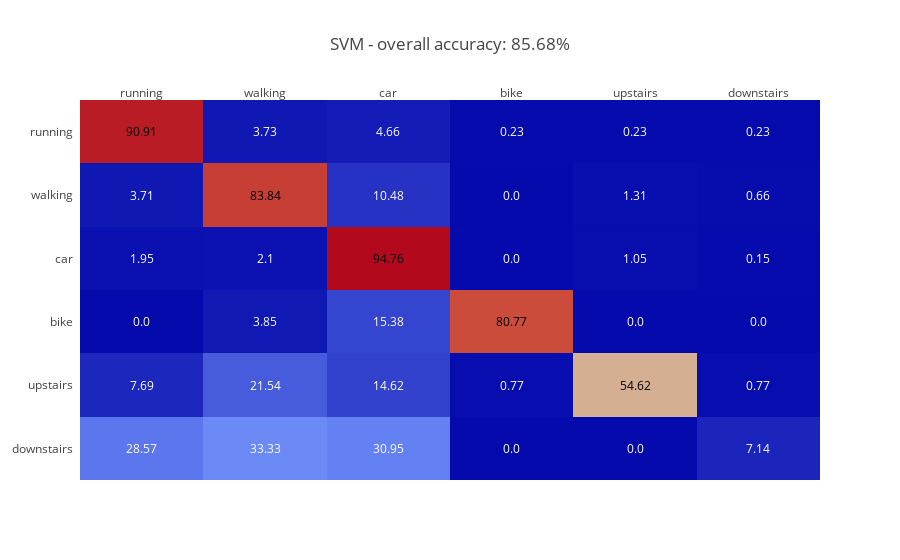
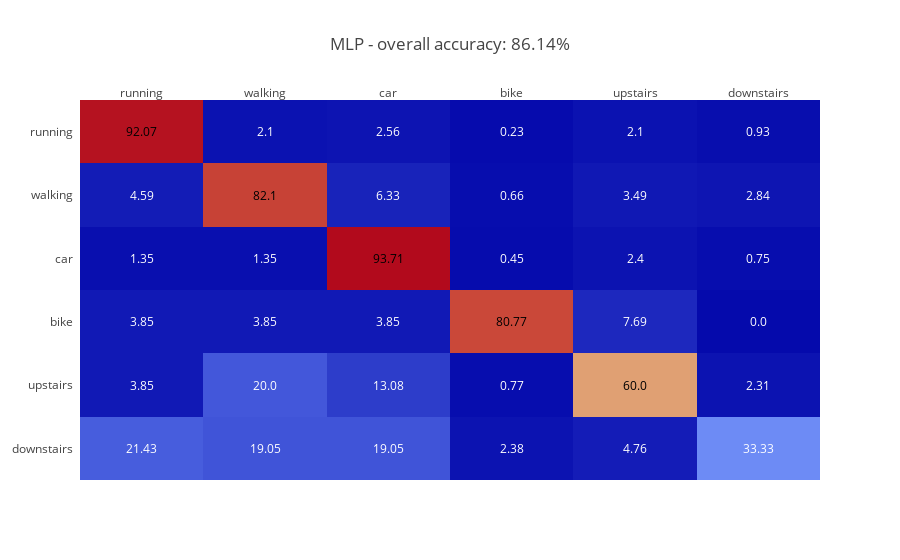
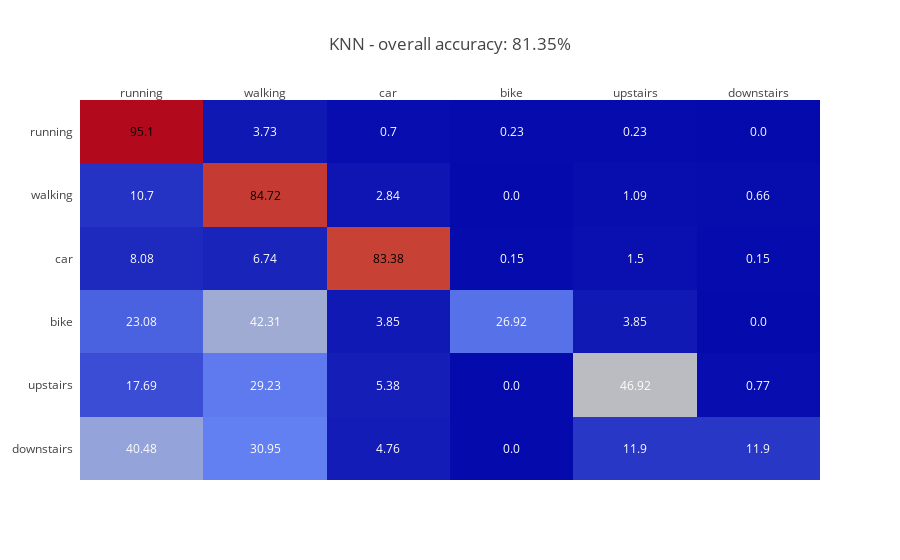
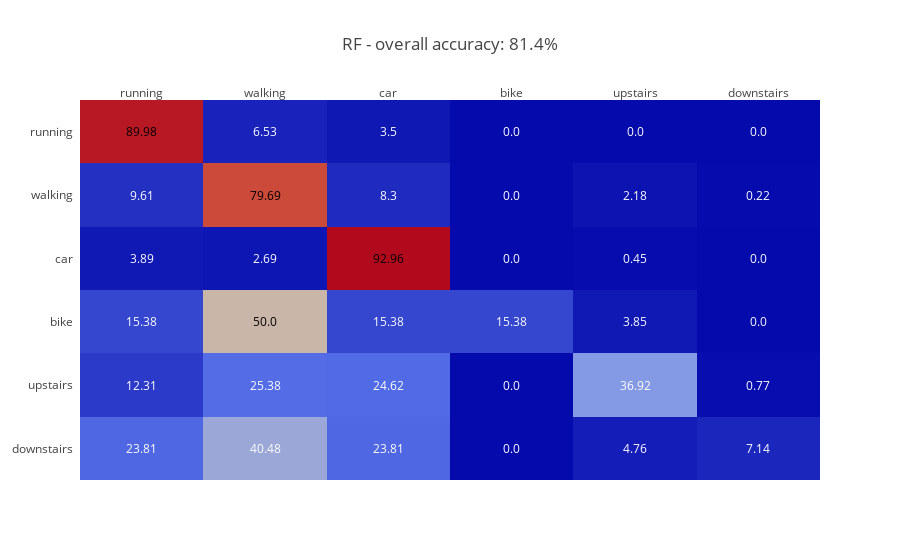

The cell these charts' notebook holds for them, in order:
### Code cell
# Każdy klasyfikator uczymy i testujemy, a następnie rysujemy heatmap z wynikami
for clsf in classifiers:
    # Uczenie klasyfikatora
    clsf["cls"].fit(X, y)
    # Sprawdzenie dla danych testowych
    predictions = clsf["cls"].predict(X_test)
    # Zapis wyniku
    acc = accuracy_score(y_test, predictions)
    
    # Znormalizowana macierz
    c_matrix = confusion_matrix(y_test, predictions, labels = [11,22,33,44,55,66])
    c_matrix = c_matrix.astype('float') / c_matrix.sum(axis=1)[:, np.newaxis]
    c_matrix = c_matrix*100.0
    c_matrix = c_matrix.round(2)
    
    # Tytuły wykresów
    title = clsf["name"] + " - overall accuracy: " + str(round(acc*100,2)) + "%"
    labels = ["running", "walking", "car", "bike", "upstairs", "downstairs"]
    
    fig = ff.create_annotated_heatmap(z=c_matrix, x=labels, y=labels)
    fig.layout.update({"title": title})
    
    fig.layout.update({"yaxis":dict(autorange='reversed')})
    
    iplot(fig)

### Figure 1 — Plotly figure (JSON) as saved in the notebook; plotly's stock layout.template omitted (floating-point values rounded to 4 significant figures)
{"data": [{"colorscale": "RdBu", "showscale": false, "type": "heatmap", "x": ["running", "walking", "car", "bike", "upstairs", "downstairs"], "y": ["running", "walking", "car", "bike", "upstairs", "downstairs"], "z": [[90.91, 3.73, 4.66, 0.23, 0.23, 0.23], [3.71, 83.84, 10.48, 0, 1.31, 0.66], [1.95, 2.1, 94.76, 0, 1.05, 0.15], [0, 3.85, 15.38, 80.77, 0, 0], [7.69, 21.54, 14.62, 0.77, 54.62, 0.77], [28.57, 33.33, 30.95, 0, 0, 7.14]]}], "layout": {"annotations": [{"font": {"color": "#000000"}, "showarrow": false, "text": "90.91", "x": "running", "xref": "x1", "y": "running", "yref": "y1"}, {"font": {"color": "#FFFFFF"}, "showarrow": false, "text": "3.73", "x": "walking", "xref": "x1", "y": "running", "yref": "y1"}, {"font": {"color": "#FFFFFF"}, "showarrow": false, "text": "4.66", "x": "car", "xref": "x1", "y": "running", "yref": "y1"}, {"font": {"color": "#FFFFFF"}, "showarrow": false, "text": "0.23", "x": "bike", "xref": "x1", "y": "running", "yref": "y1"}, {"font": {"color": "#FFFFFF"}, "showarrow": false, "text": "0.23", "x": "upstairs", "xref": "x1", "y": "running", "yref": "y1"}, {"font": {"color": "#FFFFFF"}, "showarrow": false, "text": "0.23", "x": "downstairs", "xref": "x1", "y": "running", "yref": "y1"}, {"font": {"color": "#FFFFFF"}, "showarrow": false, "text": "3.71", "x": "running", "xref": "x1", "y": "walking", "yref": "y1"}, {"font": {"color": "#000000"}, "showarrow": false, "text": "83.84", "x": "walking", "xref": "x1", "y": "walking", "yref": "y1"}, {"font": {"color": "#FFFFFF"}, "showarrow": false, "text": "10.48", "x": "car", "xref": "x1", "y": "walking", "yref": "y1"}, {"font": {"color": "#FFFFFF"}, "showarrow": false, "text": "0.0", "x": "bike", "xref": "x1", "y": "walking", "yref": "y1"}, {"font": {"color": "#FFFFFF"}, "showarrow": false, "text": "1.31", "x": "upstairs", "xref": "x1", "y": "walking", "yref": "y1"}, {"font": {"color": "#FFFFFF"}, "showarrow": false, "text": "0.66", "x": "downstairs", "xref": "x1", "y": "walking", "yref": "y1"}, {"font": {"color": "#FFFFFF"}, "showarrow": false, "text": "1.95", "x": "running", "xref": "x1", "y": "car", "yref": "y1"}, {"font": {"color": "#FFFFFF"}, "showarrow": false, "text": "2.1", "x": "walking", "xref": "x1", "y": "car", "yref": "y1"}, {"font": {"color": "#000000"}, "showarrow": false, "text": "94.76", "x": "car", "xref": "x1", "y": "car", "yref": "y1"}, {"font": {"color": "#FFFFFF"}, "showarrow": false, "text": "0.0", "x": "bike", "xref": "x1", "y": "car", "yref": "y1"}, {"font": {"color": "#FFFFFF"}, "showarrow": false, "text": "1.05", "x": "upstairs", "xref": "x1", "y": "car", "yref": "y1"}, {"font": {"color": "#FFFFFF"}, "showarrow": false, "text": "0.15", "x": "downstairs", "xref": "x1", "y": "car", "yref": "y1"}, {"font": {"color": "#FFFFFF"}, "showarrow": false, "text": "0.0", "x": "running", "xref": "x1", "y": "bike", "yref": "y1"}, {"font": {"color": "#FFFFFF"}, "showarrow": false, "text": "3.85", "x": "walking", "xref": "x1", "y": "bike", "yref": "y1"}, {"font": {"color": "#FFFFFF"}, "showarrow": false, "text": "15.38", "x": "car", "xref": "x1", "y": "bike", "yref": "y1"}, {"font": {"color": "#000000"}, "showarrow": false, "text": "80.77", "x": "bike", "xref": "x1", "y": "bike", "yref": "y1"}, {"font": {"color": "#FFFFFF"}, "showarrow": false, "text": "0.0", "x": "upstairs", "xref": "x1", "y": "bike", "yref": "y1"}, {"font": {"color": "#FFFFFF"}, "showarrow": false, "text": "0.0", "x": "downstairs", "xref": "x1", "y": "bike", "yref": "y1"}, {"font": {"color": "#FFFFFF"}, "showarrow": false, "text": "7.69", "x": "running", "xref": "x1", "y": "upstairs", "yref": "y1"}, {"font": {"color": "#FFFFFF"}, "showarrow": false, "text": "21.54", "x": "walking", "xref": "x1", "y": "upstairs", "yref": "y1"}, {"font": {"color": "#FFFFFF"}, "showarrow": false, "text": "14.62", "x": "car", "xref": "x1", "y": "upstairs", "yref": "y1"}, {"font": {"color": "#FFFFFF"}, "showarrow": false, "text": "0.77", "x": "bike", "xref": "x1", "y": "upstairs", "yref": "y1"}, {"font": {"color": "#000000"}, "showarrow": false, "text": "54.62", "x": "upstairs", "xref": "x1", "y": "upstairs", "yref": "y1"}, {"font": {"color": "#FFFFFF"}, "showarrow": false, "text": "0.77", "x": "downstairs", "xref": "x1", "y": "upstairs", "yref": "y1"}, {"font": {"color": "#FFFFFF"}, "showarrow": false, "text": "28.57", "x": "running", "xref": "x1", "y": "downstairs", "yref": "y1"}, {"font": {"color": "#FFFFFF"}, "showarrow": false, "text": "33.33", "x": "walking", "xref": "x1", "y": "downstairs", "yref": "y1"}, {"font": {"color": "#FFFFFF"}, "showarrow": false, "text": "30.95", "x": "car", "xref": "x1", "y": "downstairs", "yref": "y1"}, {"font": {"color": "#FFFFFF"}, "showarrow": false, "text": "0.0", "x": "bike", "xref": "x1", "y": "downstairs", "yref": "y1"}, {"font": {"color": "#FFFFFF"}, "showarrow": false, "text": "0.0", "x": "upstairs", "xref": "x1", "y": "downstairs", "yref": "y1"}, {"font": {"color": "#FFFFFF"}, "showarrow": false, "text": "7.14", "x": "downstairs", "xref": "x1", "y": "downstairs", "yref": "y1"}], "title": "SVM - overall accuracy: 85.68%", "xaxis": {"dtick": 1, "gridcolor": "rgb(0, 0, 0)", "side": "top", "ticks": ""}, "yaxis": {"autorange": "reversed", "dtick": 1, "ticks": "", "ticksuffix": "  "}}}

### Figure 2 — Plotly figure (JSON) as saved in the notebook; plotly's stock layout.template omitted (floating-point values rounded to 4 significant figures)
{"data": [{"colorscale": "RdBu", "showscale": false, "type": "heatmap", "x": ["running", "walking", "car", "bike", "upstairs", "downstairs"], "y": ["running", "walking", "car", "bike", "upstairs", "downstairs"], "z": [[92.07, 2.1, 2.56, 0.23, 2.1, 0.93], [4.59, 82.1, 6.33, 0.66, 3.49, 2.84], [1.35, 1.35, 93.71, 0.45, 2.4, 0.75], [3.85, 3.85, 3.85, 80.77, 7.69, 0], [3.85, 20, 13.08, 0.77, 60, 2.31], [21.43, 19.05, 19.05, 2.38, 4.76, 33.33]]}], "layout": {"annotations": [{"font": {"color": "#000000"}, "showarrow": false, "text": "92.07", "x": "running", "xref": "x1", "y": "running", "yref": "y1"}, {"font": {"color": "#FFFFFF"}, "showarrow": false, "text": "2.1", "x": "walking", "xref": "x1", "y": "running", "yref": "y1"}, {"font": {"color": "#FFFFFF"}, "showarrow": false, "text": "2.56", "x": "car", "xref": "x1", "y": "running", "yref": "y1"}, {"font": {"color": "#FFFFFF"}, "showarrow": false, "text": "0.23", "x": "bike", "xref": "x1", "y": "running", "yref": "y1"}, {"font": {"color": "#FFFFFF"}, "showarrow": false, "text": "2.1", "x": "upstairs", "xref": "x1", "y": "running", "yref": "y1"}, {"font": {"color": "#FFFFFF"}, "showarrow": false, "text": "0.93", "x": "downstairs", "xref": "x1", "y": "running", "yref": "y1"}, {"font": {"color": "#FFFFFF"}, "showarrow": false, "text": "4.59", "x": "running", "xref": "x1", "y": "walking", "yref": "y1"}, {"font": {"color": "#000000"}, "showarrow": false, "text": "82.1", "x": "walking", "xref": "x1", "y": "walking", "yref": "y1"}, {"font": {"color": "#FFFFFF"}, "showarrow": false, "text": "6.33", "x": "car", "xref": "x1", "y": "walking", "yref": "y1"}, {"font": {"color": "#FFFFFF"}, "showarrow": false, "text": "0.66", "x": "bike", "xref": "x1", "y": "walking", "yref": "y1"}, {"font": {"color": "#FFFFFF"}, "showarrow": false, "text": "3.49", "x": "upstairs", "xref": "x1", "y": "walking", "yref": "y1"}, {"font": {"color": "#FFFFFF"}, "showarrow": false, "text": "2.84", "x": "downstairs", "xref": "x1", "y": "walking", "yref": "y1"}, {"font": {"color": "#FFFFFF"}, "showarrow": false, "text": "1.35", "x": "running", "xref": "x1", "y": "car", "yref": "y1"}, {"font": {"color": "#FFFFFF"}, "showarrow": false, "text": "1.35", "x": "walking", "xref": "x1", "y": "car", "yref": "y1"}, {"font": {"color": "#000000"}, "showarrow": false, "text": "93.71", "x": "car", "xref": "x1", "y": "car", "yref": "y1"}, {"font": {"color": "#FFFFFF"}, "showarrow": false, "text": "0.45", "x": "bike", "xref": "x1", "y": "car", "yref": "y1"}, {"font": {"color": "#FFFFFF"}, "showarrow": false, "text": "2.4", "x": "upstairs", "xref": "x1", "y": "car", "yref": "y1"}, {"font": {"color": "#FFFFFF"}, "showarrow": false, "text": "0.75", "x": "downstairs", "xref": "x1", "y": "car", "yref": "y1"}, {"font": {"color": "#FFFFFF"}, "showarrow": false, "text": "3.85", "x": "running", "xref": "x1", "y": "bike", "yref": "y1"}, {"font": {"color": "#FFFFFF"}, "showarrow": false, "text": "3.85", "x": "walking", "xref": "x1", "y": "bike", "yref": "y1"}, {"font": {"color": "#FFFFFF"}, "showarrow": false, "text": "3.85", "x": "car", "xref": "x1", "y": "bike", "yref": "y1"}, {"font": {"color": "#000000"}, "showarrow": false, "text": "80.77", "x": "bike", "xref": "x1", "y": "bike", "yref": "y1"}, {"font": {"color": "#FFFFFF"}, "showarrow": false, "text": "7.69", "x": "upstairs", "xref": "x1", "y": "bike", "yref": "y1"}, {"font": {"color": "#FFFFFF"}, "showarrow": false, "text": "0.0", "x": "downstairs", "xref": "x1", "y": "bike", "yref": "y1"}, {"font": {"color": "#FFFFFF"}, "showarrow": false, "text": "3.85", "x": "running", "xref": "x1", "y": "upstairs", "yref": "y1"}, {"font": {"color": "#FFFFFF"}, "showarrow": false, "text": "20.0", "x": "walking", "xref": "x1", "y": "upstairs", "yref": "y1"}, {"font": {"color": "#FFFFFF"}, "showarrow": false, "text": "13.08", "x": "car", "xref": "x1", "y": "upstairs", "yref": "y1"}, {"font": {"color": "#FFFFFF"}, "showarrow": false, "text": "0.77", "x": "bike", "xref": "x1", "y": "upstairs", "yref": "y1"}, {"font": {"color": "#000000"}, "showarrow": false, "text": "60.0", "x": "upstairs", "xref": "x1", "y": "upstairs", "yref": "y1"}, {"font": {"color": "#FFFFFF"}, "showarrow": false, "text": "2.31", "x": "downstairs", "xref": "x1", "y": "upstairs", "yref": "y1"}, {"font": {"color": "#FFFFFF"}, "showarrow": false, "text": "21.43", "x": "running", "xref": "x1", "y": "downstairs", "yref": "y1"}, {"font": {"color": "#FFFFFF"}, "showarrow": false, "text": "19.05", "x": "walking", "xref": "x1", "y": "downstairs", "yref": "y1"}, {"font": {"color": "#FFFFFF"}, "showarrow": false, "text": "19.05", "x": "car", "xref": "x1", "y": "downstairs", "yref": "y1"}, {"font": {"color": "#FFFFFF"}, "showarrow": false, "text": "2.38", "x": "bike", "xref": "x1", "y": "downstairs", "yref": "y1"}, {"font": {"color": "#FFFFFF"}, "showarrow": false, "text": "4.76", "x": "upstairs", "xref": "x1", "y": "downstairs", "yref": "y1"}, {"font": {"color": "#FFFFFF"}, "showarrow": false, "text": "33.33", "x": "downstairs", "xref": "x1", "y": "downstairs", "yref": "y1"}], "title": "MLP - overall accuracy: 86.14%", "xaxis": {"dtick": 1, "gridcolor": "rgb(0, 0, 0)", "side": "top", "ticks": ""}, "yaxis": {"autorange": "reversed", "dtick": 1, "ticks": "", "ticksuffix": "  "}}}

### Figure 3 — Plotly figure (JSON) as saved in the notebook; plotly's stock layout.template omitted (floating-point values rounded to 4 significant figures)
{"data": [{"colorscale": "RdBu", "showscale": false, "type": "heatmap", "x": ["running", "walking", "car", "bike", "upstairs", "downstairs"], "y": ["running", "walking", "car", "bike", "upstairs", "downstairs"], "z": [[95.1, 3.73, 0.7, 0.23, 0.23, 0], [10.7, 84.72, 2.84, 0, 1.09, 0.66], [8.08, 6.74, 83.38, 0.15, 1.5, 0.15], [23.08, 42.31, 3.85, 26.92, 3.85, 0], [17.69, 29.23, 5.38, 0, 46.92, 0.77], [40.48, 30.95, 4.76, 0, 11.9, 11.9]]}], "layout": {"annotations": [{"font": {"color": "#000000"}, "showarrow": false, "text": "95.1", "x": "running", "xref": "x1", "y": "running", "yref": "y1"}, {"font": {"color": "#FFFFFF"}, "showarrow": false, "text": "3.73", "x": "walking", "xref": "x1", "y": "running", "yref": "y1"}, {"font": {"color": "#FFFFFF"}, "showarrow": false, "text": "0.7", "x": "car", "xref": "x1", "y": "running", "yref": "y1"}, {"font": {"color": "#FFFFFF"}, "showarrow": false, "text": "0.23", "x": "bike", "xref": "x1", "y": "running", "yref": "y1"}, {"font": {"color": "#FFFFFF"}, "showarrow": false, "text": "0.23", "x": "upstairs", "xref": "x1", "y": "running", "yref": "y1"}, {"font": {"color": "#FFFFFF"}, "showarrow": false, "text": "0.0", "x": "downstairs", "xref": "x1", "y": "running", "yref": "y1"}, {"font": {"color": "#FFFFFF"}, "showarrow": false, "text": "10.7", "x": "running", "xref": "x1", "y": "walking", "yref": "y1"}, {"font": {"color": "#000000"}, "showarrow": false, "text": "84.72", "x": "walking", "xref": "x1", "y": "walking", "yref": "y1"}, {"font": {"color": "#FFFFFF"}, "showarrow": false, "text": "2.84", "x": "car", "xref": "x1", "y": "walking", "yref": "y1"}, {"font": {"color": "#FFFFFF"}, "showarrow": false, "text": "0.0", "x": "bike", "xref": "x1", "y": "walking", "yref": "y1"}, {"font": {"color": "#FFFFFF"}, "showarrow": false, "text": "1.09", "x": "upstairs", "xref": "x1", "y": "walking", "yref": "y1"}, {"font": {"color": "#FFFFFF"}, "showarrow": false, "text": "0.66", "x": "downstairs", "xref": "x1", "y": "walking", "yref": "y1"}, {"font": {"color": "#FFFFFF"}, "showarrow": false, "text": "8.08", "x": "running", "xref": "x1", "y": "car", "yref": "y1"}, {"font": {"color": "#FFFFFF"}, "showarrow": false, "text": "6.74", "x": "walking", "xref": "x1", "y": "car", "yref": "y1"}, {"font": {"color": "#000000"}, "showarrow": false, "text": "83.38", "x": "car", "xref": "x1", "y": "car", "yref": "y1"}, {"font": {"color": "#FFFFFF"}, "showarrow": false, "text": "0.15", "x": "bike", "xref": "x1", "y": "car", "yref": "y1"}, {"font": {"color": "#FFFFFF"}, "showarrow": false, "text": "1.5", "x": "upstairs", "xref": "x1", "y": "car", "yref": "y1"}, {"font": {"color": "#FFFFFF"}, "showarrow": false, "text": "0.15", "x": "downstairs", "xref": "x1", "y": "car", "yref": "y1"}, {"font": {"color": "#FFFFFF"}, "showarrow": false, "text": "23.08", "x": "running", "xref": "x1", "y": "bike", "yref": "y1"}, {"font": {"color": "#FFFFFF"}, "showarrow": false, "text": "42.31", "x": "walking", "xref": "x1", "y": "bike", "yref": "y1"}, {"font": {"color": "#FFFFFF"}, "showarrow": false, "text": "3.85", "x": "car", "xref": "x1", "y": "bike", "yref": "y1"}, {"font": {"color": "#FFFFFF"}, "showarrow": false, "text": "26.92", "x": "bike", "xref": "x1", "y": "bike", "yref": "y1"}, {"font": {"color": "#FFFFFF"}, "showarrow": false, "text": "3.85", "x": "upstairs", "xref": "x1", "y": "bike", "yref": "y1"}, {"font": {"color": "#FFFFFF"}, "showarrow": false, "text": "0.0", "x": "downstairs", "xref": "x1", "y": "bike", "yref": "y1"}, {"font": {"color": "#FFFFFF"}, "showarrow": false, "text": "17.69", "x": "running", "xref": "x1", "y": "upstairs", "yref": "y1"}, {"font": {"color": "#FFFFFF"}, "showarrow": false, "text": "29.23", "x": "walking", "xref": "x1", "y": "upstairs", "yref": "y1"}, {"font": {"color": "#FFFFFF"}, "showarrow": false, "text": "5.38", "x": "car", "xref": "x1", "y": "upstairs", "yref": "y1"}, {"font": {"color": "#FFFFFF"}, "showarrow": false, "text": "0.0", "x": "bike", "xref": "x1", "y": "upstairs", "yref": "y1"}, {"font": {"color": "#FFFFFF"}, "showarrow": false, "text": "46.92", "x": "upstairs", "xref": "x1", "y": "upstairs", "yref": "y1"}, {"font": {"color": "#FFFFFF"}, "showarrow": false, "text": "0.77", "x": "downstairs", "xref": "x1", "y": "upstairs", "yref": "y1"}, {"font": {"color": "#FFFFFF"}, "showarrow": false, "text": "40.48", "x": "running", "xref": "x1", "y": "downstairs", "yref": "y1"}, {"font": {"color": "#FFFFFF"}, "showarrow": false, "text": "30.95", "x": "walking", "xref": "x1", "y": "downstairs", "yref": "y1"}, {"font": {"color": "#FFFFFF"}, "showarrow": false, "text": "4.76", "x": "car", "xref": "x1", "y": "downstairs", "yref": "y1"}, {"font": {"color": "#FFFFFF"}, "showarrow": false, "text": "0.0", "x": "bike", "xref": "x1", "y": "downstairs", "yref": "y1"}, {"font": {"color": "#FFFFFF"}, "showarrow": false, "text": "11.9", "x": "upstairs", "xref": "x1", "y": "downstairs", "yref": "y1"}, {"font": {"color": "#FFFFFF"}, "showarrow": false, "text": "11.9", "x": "downstairs", "xref": "x1", "y": "downstairs", "yref": "y1"}], "title": "KNN - overall accuracy: 81.35%", "xaxis": {"dtick": 1, "gridcolor": "rgb(0, 0, 0)", "side": "top", "ticks": ""}, "yaxis": {"autorange": "reversed", "dtick": 1, "ticks": "", "ticksuffix": "  "}}}

### Figure 4 — Plotly figure (JSON) as saved in the notebook; plotly's stock layout.template omitted (floating-point values rounded to 4 significant figures)
{"data": [{"colorscale": "RdBu", "showscale": false, "type": "heatmap", "x": ["running", "walking", "car", "bike", "upstairs", "downstairs"], "y": ["running", "walking", "car", "bike", "upstairs", "downstairs"], "z": [[89.98, 6.53, 3.5, 0, 0, 0], [9.61, 79.69, 8.3, 0, 2.18, 0.22], [3.89, 2.69, 92.96, 0, 0.45, 0], [15.38, 50, 15.38, 15.38, 3.85, 0], [12.31, 25.38, 24.62, 0, 36.92, 0.77], [23.81, 40.48, 23.81, 0, 4.76, 7.14]]}], "layout": {"annotations": [{"font": {"color": "#000000"}, "showarrow": false, "text": "89.98", "x": "running", "xref": "x1", "y": "running", "yref": "y1"}, {"font": {"color": "#FFFFFF"}, "showarrow": false, "text": "6.53", "x": "walking", "xref": "x1", "y": "running", "yref": "y1"}, {"font": {"color": "#FFFFFF"}, "showarrow": false, "text": "3.5", "x": "car", "xref": "x1", "y": "running", "yref": "y1"}, {"font": {"color": "#FFFFFF"}, "showarrow": false, "text": "0.0", "x": "bike", "xref": "x1", "y": "running", "yref": "y1"}, {"font": {"color": "#FFFFFF"}, "showarrow": false, "text": "0.0", "x": "upstairs", "xref": "x1", "y": "running", "yref": "y1"}, {"font": {"color": "#FFFFFF"}, "showarrow": false, "text": "0.0", "x": "downstairs", "xref": "x1", "y": "running", "yref": "y1"}, {"font": {"color": "#FFFFFF"}, "showarrow": false, "text": "9.61", "x": "running", "xref": "x1", "y": "walking", "yref": "y1"}, {"font": {"color": "#000000"}, "showarrow": false, "text": "79.69", "x": "walking", "xref": "x1", "y": "walking", "yref": "y1"}, {"font": {"color": "#FFFFFF"}, "showarrow": false, "text": "8.3", "x": "car", "xref": "x1", "y": "walking", "yref": "y1"}, {"font": {"color": "#FFFFFF"}, "showarrow": false, "text": "0.0", "x": "bike", "xref": "x1", "y": "walking", "yref": "y1"}, {"font": {"color": "#FFFFFF"}, "showarrow": false, "text": "2.18", "x": "upstairs", "xref": "x1", "y": "walking", "yref": "y1"}, {"font": {"color": "#FFFFFF"}, "showarrow": false, "text": "0.22", "x": "downstairs", "xref": "x1", "y": "walking", "yref": "y1"}, {"font": {"color": "#FFFFFF"}, "showarrow": false, "text": "3.89", "x": "running", "xref": "x1", "y": "car", "yref": "y1"}, {"font": {"color": "#FFFFFF"}, "showarrow": false, "text": "2.69", "x": "walking", "xref": "x1", "y": "car", "yref": "y1"}, {"font": {"color": "#000000"}, "showarrow": false, "text": "92.96", "x": "car", "xref": "x1", "y": "car", "yref": "y1"}, {"font": {"color": "#FFFFFF"}, "showarrow": false, "text": "0.0", "x": "bike", "xref": "x1", "y": "car", "yref": "y1"}, {"font": {"color": "#FFFFFF"}, "showarrow": false, "text": "0.45", "x": "upstairs", "xref": "x1", "y": "car", "yref": "y1"}, {"font": {"color": "#FFFFFF"}, "showarrow": false, "text": "0.0", "x": "downstairs", "xref": "x1", "y": "car", "yref": "y1"}, {"font": {"color": "#FFFFFF"}, "showarrow": false, "text": "15.38", "x": "running", "xref": "x1", "y": "bike", "yref": "y1"}, {"font": {"color": "#000000"}, "showarrow": false, "text": "50.0", "x": "walking", "xref": "x1", "y": "bike", "yref": "y1"}, {"font": {"color": "#FFFFFF"}, "showarrow": false, "text": "15.38", "x": "car", "xref": "x1", "y": "bike", "yref": "y1"}, {"font": {"color": "#FFFFFF"}, "showarrow": false, "text": "15.38", "x": "bike", "xref": "x1", "y": "bike", "yref": "y1"}, {"font": {"color": "#FFFFFF"}, "showarrow": false, "text": "3.85", "x": "upstairs", "xref": "x1", "y": "bike", "yref": "y1"}, {"font": {"color": "#FFFFFF"}, "showarrow": false, "text": "0.0", "x": "downstairs", "xref": "x1", "y": "bike", "yref": "y1"}, {"font": {"color": "#FFFFFF"}, "showarrow": false, "text": "12.31", "x": "running", "xref": "x1", "y": "upstairs", "yref": "y1"}, {"font": {"color": "#FFFFFF"}, "showarrow": false, "text": "25.38", "x": "walking", "xref": "x1", "y": "upstairs", "yref": "y1"}, {"font": {"color": "#FFFFFF"}, "showarrow": false, "text": "24.62", "x": "car", "xref": "x1", "y": "upstairs", "yref": "y1"}, {"font": {"color": "#FFFFFF"}, "showarrow": false, "text": "0.0", "x": "bike", "xref": "x1", "y": "upstairs", "yref": "y1"}, {"font": {"color": "#FFFFFF"}, "showarrow": false, "text": "36.92", "x": "upstairs", "xref": "x1", "y": "upstairs", "yref": "y1"}, {"font": {"color": "#FFFFFF"}, "showarrow": false, "text": "0.77", "x": "downstairs", "xref": "x1", "y": "upstairs", "yref": "y1"}, {"font": {"color": "#FFFFFF"}, "showarrow": false, "text": "23.81", "x": "running", "xref": "x1", "y": "downstairs", "yref": "y1"}, {"font": {"color": "#FFFFFF"}, "showarrow": false, "text": "40.48", "x": "walking", "xref": "x1", "y": "downstairs", "yref": "y1"}, {"font": {"color": "#FFFFFF"}, "showarrow": false, "text": "23.81", "x": "car", "xref": "x1", "y": "downstairs", "yref": "y1"}, {"font": {"color": "#FFFFFF"}, "showarrow": false, "text": "0.0", "x": "bike", "xref": "x1", "y": "downstairs", "yref": "y1"}, {"font": {"color": "#FFFFFF"}, "showarrow": false, "text": "4.76", "x": "upstairs", "xref": "x1", "y": "downstairs", "yref": "y1"}, {"font": {"color": "#FFFFFF"}, "showarrow": false, "text": "7.14", "x": "downstairs", "xref": "x1", "y": "downstairs", "yref": "y1"}], "title": "RF - overall accuracy: 81.4%", "xaxis": {"dtick": 1, "gridcolor": "rgb(0, 0, 0)", "side": "top", "ticks": ""}, "yaxis": {"autorange": "reversed", "dtick": 1, "ticks": "", "ticksuffix": "  "}}}
